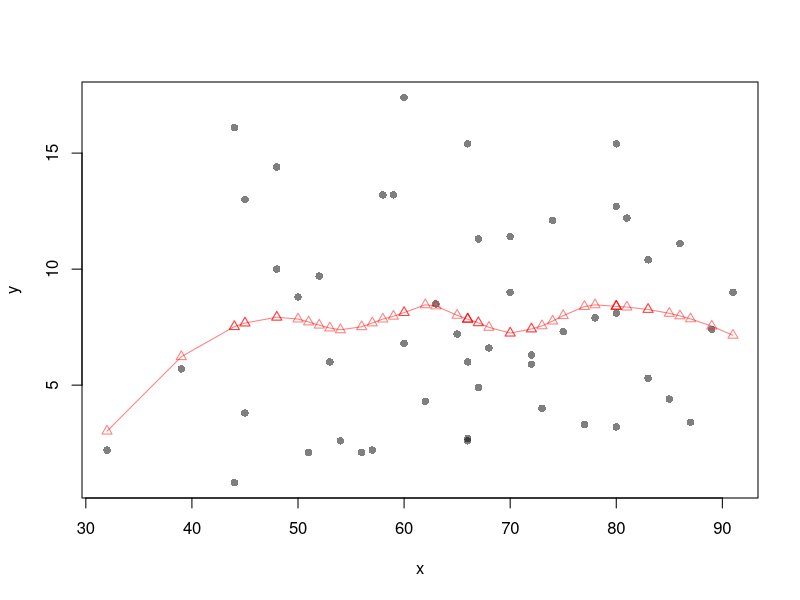
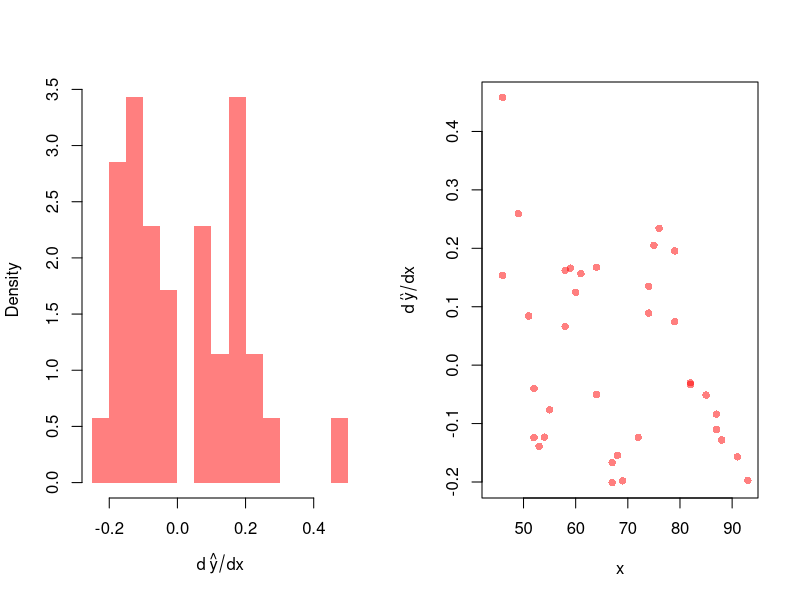
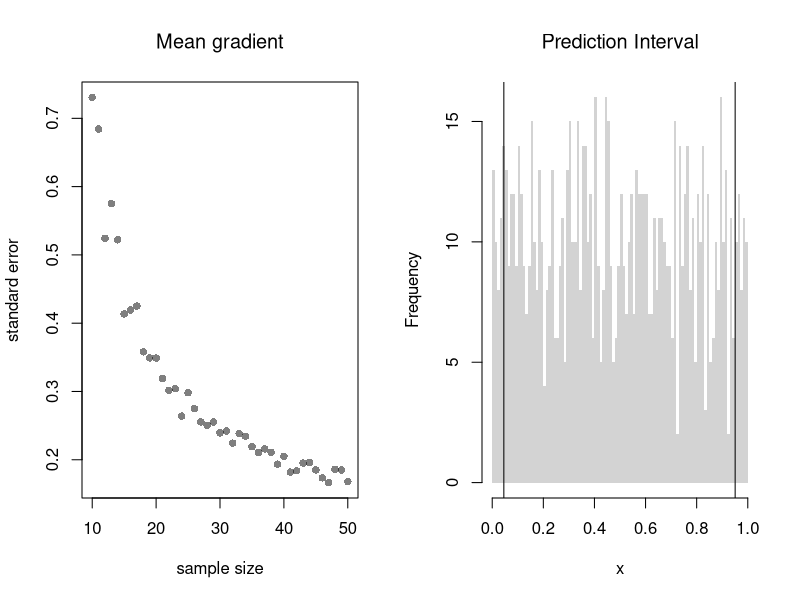
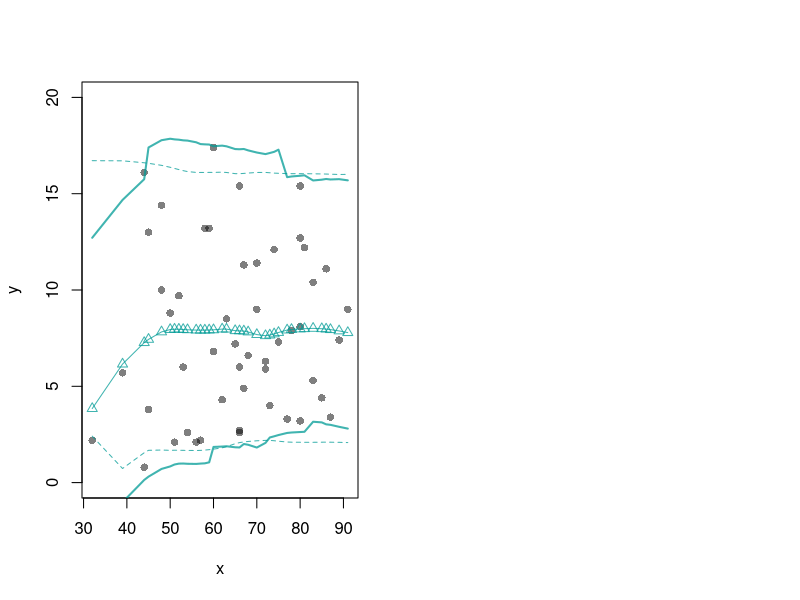

These charts were generated, in order, by the following R code:
## ---- chunk 1
# Adaptive-width subsamples with non-uniform weights
xy <- USArrests[,c('UrbanPop','Murder')]
xy0 <- xy[order(xy$UrbanPop),]
names(xy0) <- c('x','y')


plot(y~x, pch=16, col=grey(0,.5), dat=xy0)
reg_lo <- loess(y~x, data=xy0, span=.6)

red_col <- rgb(1,0,0,.5)
lines(xy0$x, predict(reg_lo),
    col=red_col, type='o', pch=2)
## ---- chunk 2
## Gradients    
pred_lo <- predict(reg_lo)
grad_x  <- xy0$x[-1]
grad_dx <- diff(xy0$x)
grad_dy <- diff(pred_lo)
grad_lo <-grad_dy/grad_dx

## Visual Summary
par(mfrow=c(1,2))
hist(grad_lo,  breaks=20,
    border=NA, freq=F,
    col=red_col,
    xlab=expression(d~hat(y)/dx),
    main='') ## Distributional Summary
plot(grad_x+grad_dx, grad_lo,
    xlab='x', ylab=expression(d~hat(y)/dx),
    col=red_col, pch=16) ## Diminishing Returns?

## Tabular Summary
tab_stats <- c(
    mean(grad_lo, na.rm=T),
    sd(grad_lo, na.rm=T))
tab_stats

## Use bootstrapping to get SE's
boot_stats <- matrix(NA, nrow=299, ncol=2)
for(b in 1:nrow(boot_stats)){
    xy_b <- xy0[sample(1:nrow(xy0), replace=T),]
    reg_lo <- loess(y~x, data=xy_b, span=.6)
    pred_lo <- predict(reg_lo)
    grad_lo <- diff(pred_lo)/diff(xy_b$x)
    dydx_mean <- mean(grad_lo, na.rm=T)
    dydx_sd <- sd(grad_lo, na.rm=T)
    boot_stats[b,1] <- dydx_mean
    boot_stats[b,2] <- dydx_sd
}
apply(boot_stats, 2, sd)
## ---- chunk 3
B <- 300
Nseq <- seq(10,50, by=1)
SE <- sapply(Nseq, function(n){
    sample_stat <- sapply(1:B, function(b){
        x <- rnorm(n)
        e <- rnorm(n)        
        y <- x*3 + x + e
        reg_lo <- loess(y~x)
        pred_lo <- predict(reg_lo)
        grad_lo <- diff(pred_lo)/diff(x)
        dydx_mean <- mean(grad_lo, na.rm=T)
        #dydx_sd <- sd(grad_lo, na.rm=T)
        return(dydx_mean)
    })
    sd(sample_stat)
})

plot(Nseq, SE, pch=16, col=grey(0,.5),
    main='Mean gradient', font.main=1,
    ylab='standard error',
    xlab='sample size')
## ---- chunk 4
x <- runif(1000)
# Middle 90% of values
xq0 <- quantile(x, probs=c(.05,.95))
paste0('we are 90% confident that the a future data point will be between ', 
    round(xq0[1],2), ' and ', round(xq0[2],2) )

hist(x,
    breaks=seq(0,1,by=.01), border=NA,
    main='Prediction Interval', font.main=1)
abline(v=xq0)


## ---- chunk 5
# Bivariate Data from USArrests
xy <- USArrests[,c('Murder','UrbanPop')]
colnames(xy) <- c('y','x')
xy0 <- xy[order(xy$x),]
## ---- chunk 6
# From "Basic Regression"
xy0 <- xy[order(xy$x),]
X0 <- unique(xy0$x)
reg_lo <- loess(y~x, data=xy0, span=.8)
preds_lo <- predict(reg_lo, newdata=data.frame(x=X0))


# Jackknife CI
jack_lo <- sapply(1:nrow(xy), function(i){
    xy_i <- xy[-i,]
    reg_i <- loess(y~x, dat=xy_i, span=.8)
    predict(reg_i, newdata=data.frame(x=X0))
})

boot_regs <- lapply(1:399, function(b){
    b_id <- sample( nrow(xy), replace=T)
    xy_b <- xy[b_id,]
    reg_b <- lm(y~x, dat=xy_b)
})

plot(y~x, pch=16, col=grey(0,.5),
    dat=xy0, ylim=c(0, 20))
lines(X0, preds_lo,
    col=hcl.colors(3,alpha=.75)[2],
    type='o', pch=2)

# Estimate Residuals CI at design points
res_lo <- sapply(1:nrow(xy), function(i){
    y_i <- xy[i,'y']
    preds_i <- jack_lo[,i]
    resids_i <- y_i - preds_i
})
res_cb <- apply(res_lo, 1, quantile,
    probs=c(.025,.975), na.rm=T)

# Plot
lines( X0, preds_lo +res_cb[1,],
    col=hcl.colors(3,alpha=.75)[2], lt=2)
lines( X0, preds_lo +res_cb[2,],
    col=hcl.colors(3,alpha=.75)[2], lty=2)



# Smooth estimates 
res_lo <- lapply(1:nrow(xy), function(i){
    y_i <- xy[i,'y']
    x_i <- xy[i,'x']
    preds_i <- jack_lo[,i]
    resids_i <- y_i - preds_i
    cbind(e=resids_i, x=x_i)
})
res_lo <- as.data.frame(do.call(rbind, res_lo))

res_fun <- function(x0, h, res_lo){
    # Assign equal weight to observations within h distance to x0
    # 0 weight for all other observations
    ki <- dunif(res_lo$x, x0-h, x0+h) 
    ei <- res_lo[ki!=0,'e']
    res_i <- quantile(ei, probs=c(.025,.975), na.rm=T)
}
res_lo2 <- sapply(X0, res_fun, h=15, res_lo=res_lo)

lines( X0, preds_lo + res_lo2[1,],
    col=hcl.colors(3,alpha=.75)[2], lty=1, lwd=2)
lines( X0, preds_lo + res_lo2[2,],
    col=hcl.colors(3,alpha=.75)[2], lty=1, lwd=2)
